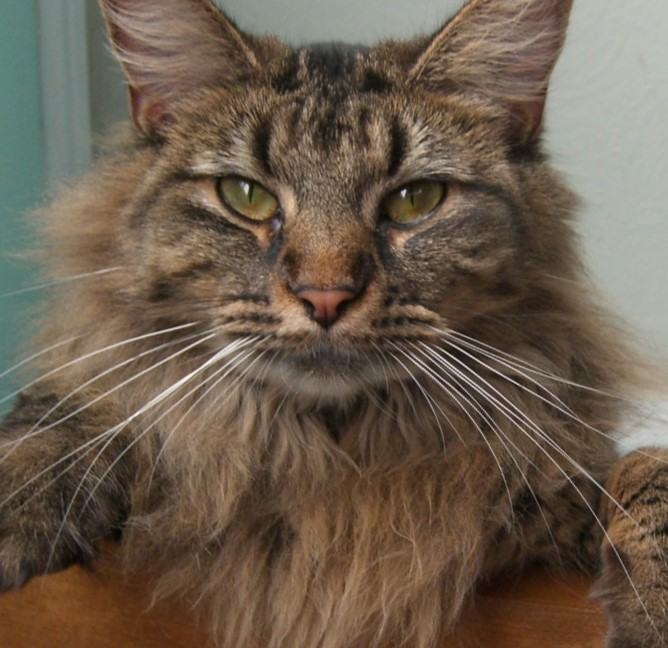
#> input picture lab2/cat.jpg, 668 x 648 px
$ python lab2.py   (older library calls are emulated)
#> lines starting #> are read from the running program, lines starting #| are printed output that depends on the picture
#!/usr/bin/env python3
from PIL import Image, ImageOps
import numpy as np
from scipy import fftpack
import warnings
warnings.filterwarnings('ignore') ##nothing but to supress warning of complex numbers
##this program takes around 20 seconds to run
def boxing(): ##function to get filters and in order to create the final output
    fft2_image1, fft2_image2 = fftpack.fftshift(fftpack.fft2(image1)), fftpack.fftshift(fftpack.fft2(image2))
    pointb = np.array((int(np.array(fft2_image1).shape[0] / 2), int(np.array(fft2_image1).shape[1] / 2)))  ##taking the image center
    #low pass filter
    for i in range(np.array(fft2_image1).shape[0]):
        for j in range(np.array(fft2_image1).shape[1]):
            pointa = np.array((i, j))
            distance = np.linalg.norm(pointa - pointb)
            if (distance <= 30):pass
                # temp1[i][j]=fft2_image1[i][j]
            else:
                fft2_image1[i][j] = 0
    # high pass filter
    for i in range(np.array(fft2_image2).shape[0]):
        for j in range(np.array(fft2_image2).shape[1]):
            pointa, distance = np.array((i, j)), np.linalg.norm(pointa - pointb)
            if (distance >= 30):pass
                  # temp2[i][j]=fft2_image1[i][j]
            else:
                fft2_image2[i][j]=0
    return fft2_image1, fft2_image2

def boxing2():## function to reverse the filters roles on the images in order to create the final output
     fft2_image1, fft2_image2 = fftpack.fftshift(fftpack.fft2(image1)), fftpack.fftshift(fftpack.fft2(image2))
     pointb = np.array(
         (int(np.array(fft2_image1).shape[0] / 2), int(np.array(fft2_image1).shape[1] / 2)))  ##taking the image center
     # high pass filter
     for i in range(np.array(fft2_image1).shape[0]):
         for j in range(np.array(fft2_image1).shape[1]):
             pointa = np.array((i, j))
             distance = np.linalg.norm(pointa - pointb)
             if (distance >= 30):
                 pass
             # temp1[i][j]=fft2_image1[i][j]
             else:
                 fft2_image1[i][j] = 0
     # low pass filter
     for i in range(np.array(fft2_image2).shape[0]):
         for j in range(np.array(fft2_image2).shape[1]):
             pointa, distance = np.array((i, j)), np.linalg.norm(pointa - pointb)
             if (distance <= 30):
                 pass
             # temp2[i][j]=fft2_image1[i][j]
             else:
                 fft2_image2[i][j] = 0
     return fft2_image1,fft2_image2

##step 1-> open greyscale and resize to same dimensions
image1,image2=Image.open("cat.jpg"),Image.open("man.jpg")
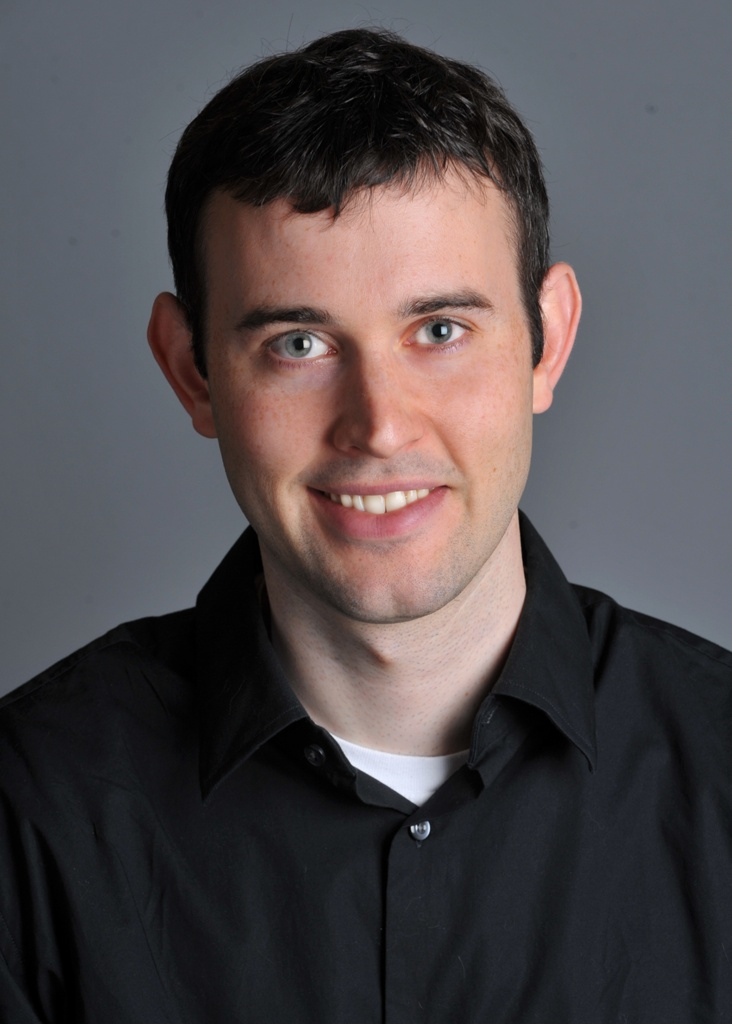
#> input picture lab2/man.jpg, 732 x 1024 px
#> image1 is the input picture: PIL image 668x648 RGB; mean R, G, B 108, 93, 77.4
#> image2 is the input picture: PIL image 732x1024 RGB; mean R, G, B 80.5, 74.5, 76.9
image1,image2=ImageOps.grayscale(image1),ImageOps.grayscale(image2)
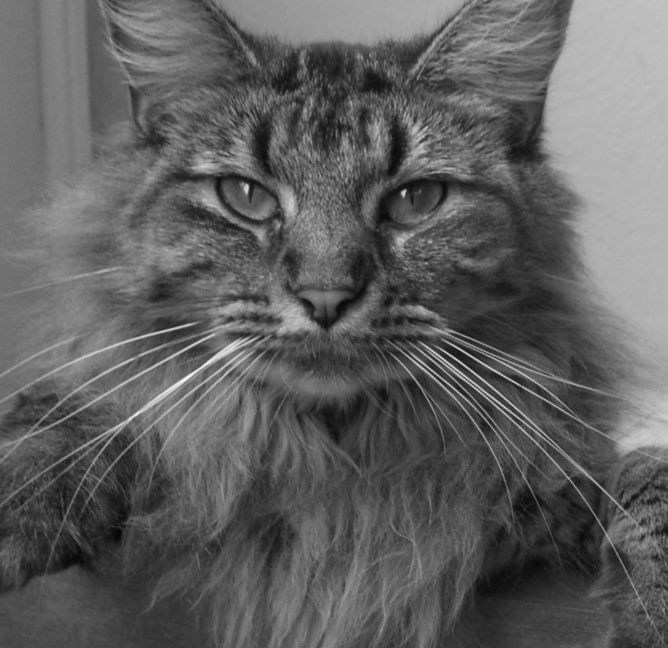
#> image1: PIL image 668x648 L; min 5, max 251, mean 95.7
#> image2: PIL image 732x1024 L
image2=image2.resize((np.array(image1).shape[1],np.array(image1).shape[0]), Image.ANTIALIAS) ##resizing image2 to image1 size
#> image2: PIL image 668x648 L

##step2-> perform FFT
fft2_image1, fft2_image2 = fftpack.fftshift(fftpack.fft2(image1)), fftpack.fftshift(fftpack.fft2(image2))
##saving fft image 1
fft_image1_output=(np.log(abs(fft2_image1))* 255 /np.amax(np.log(abs(fft2_image1)))).astype(np.uint8)
fft_image1_output=Image.fromarray(fft_image1_output)
fft_image1_output.save('output_fft_image_1_cat.png')
##saving fft image 2
fft_image2_output=(np.log(abs(fft2_image2))* 255 /np.amax(np.log(abs(fft2_image2)))).astype(np.uint8)
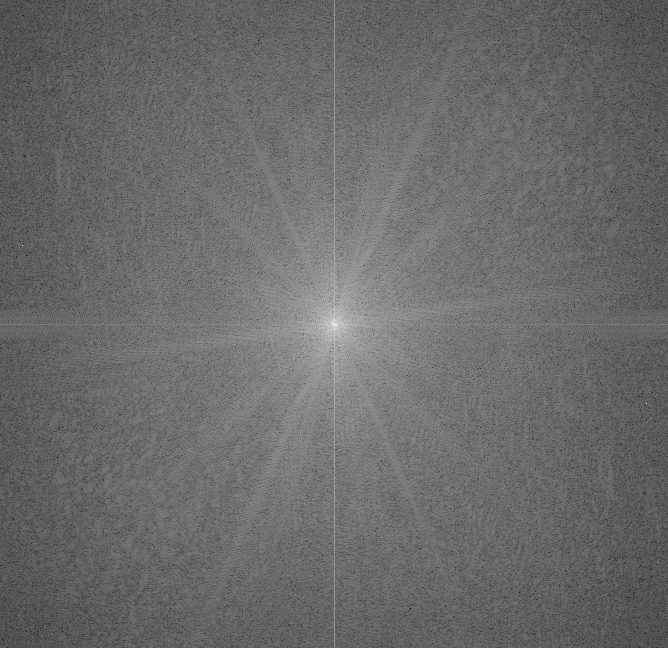
#> fft_image2_output: shape (648, 668); min 5, max 254, mean 106.4
fft_image2_output=Image.fromarray(fft_image2_output)
fft_image2_output.save('output_fft_image_2_man.png')

##step3->
#assuming right now that the image is noise free so not removing any noise
t1,t2=boxing()
t3,t4=boxing2()
high_pass_image_result1=abs(fftpack.ifft2(fftpack.ifftshift(t1)))
low_pass_image_result1=abs(fftpack.ifft2(fftpack.ifftshift(t2)))

high_pass_image_result2=abs(fftpack.ifft2(fftpack.ifftshift(t3)))
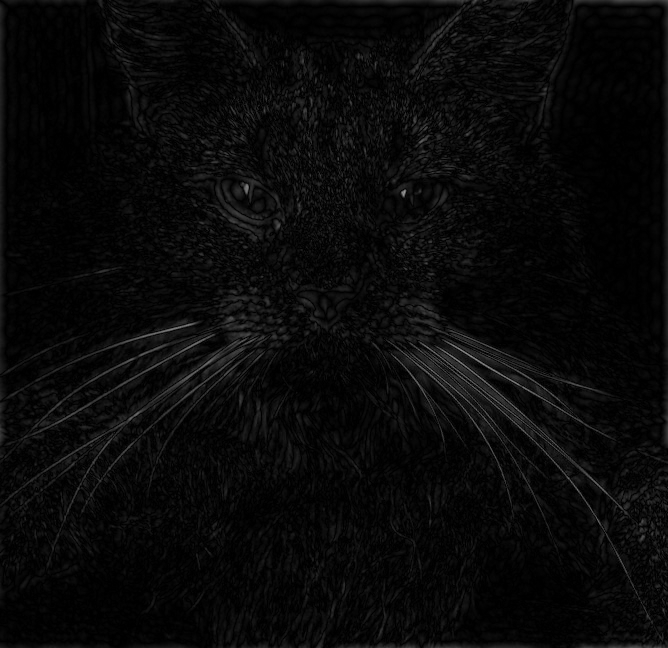
#> high_pass_image_result2: shape (648, 668) float64; min 3.04e-07, max 151.3, mean 9.5
low_pass_image_result2=abs(fftpack.ifft2(fftpack.ifftshift(t4)))

#step4->
#pixel wise summation and saving the final output
new_image1=np.add(np.array(high_pass_image_result1),np.array(low_pass_image_result1))
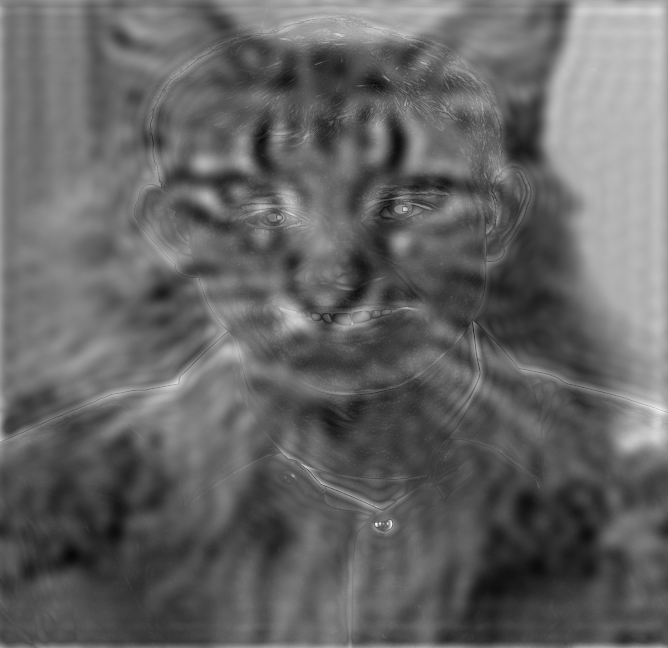
#> new_image1: shape (648, 668) float64; min 7.63, max 252.2, mean 100.9
output1=Image.fromarray(new_image1)
if output1.mode != 'RGB':
    output1 = output1.convert('RGB')
#> output1: PIL image 668x648 RGB
output1.save("output_Final_output_1.png")

new_image2=np.add(np.array(high_pass_image_result2),np.array(low_pass_image_result2))
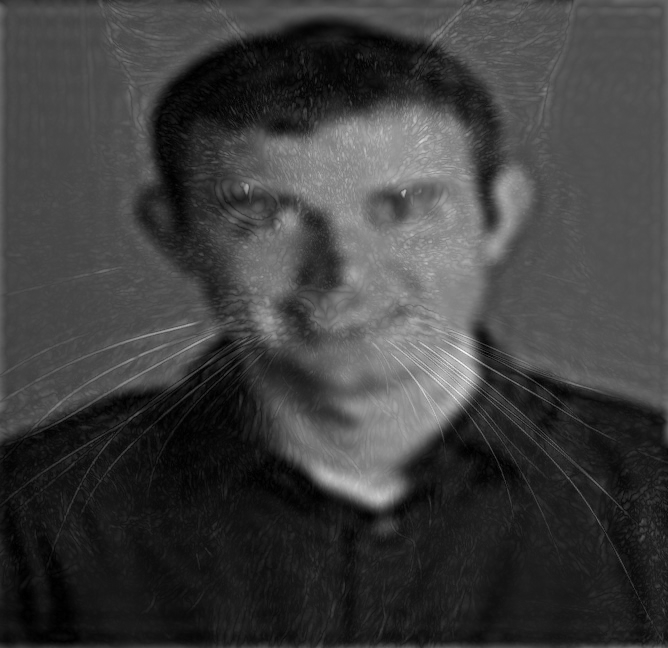
#> new_image2: shape (648, 668) float64; min 0.173, max 349.3, mean 86.1; drawn with min black and max white
output2=Image.fromarray(new_image2)
if output2.mode != 'RGB':
    output2 = output2.convert('RGB')
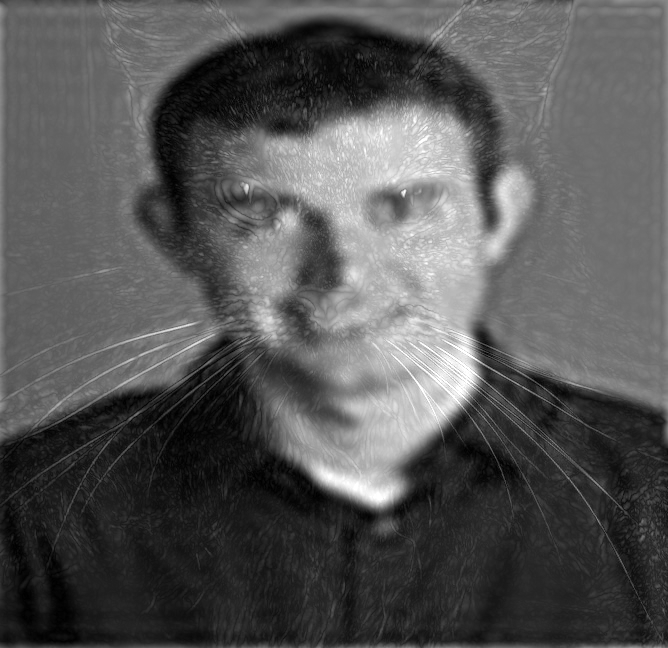
#> output2: PIL image 668x648 RGB; min 0, max 255, mean 85.6
output2.save("output_Final_output_2.png")
